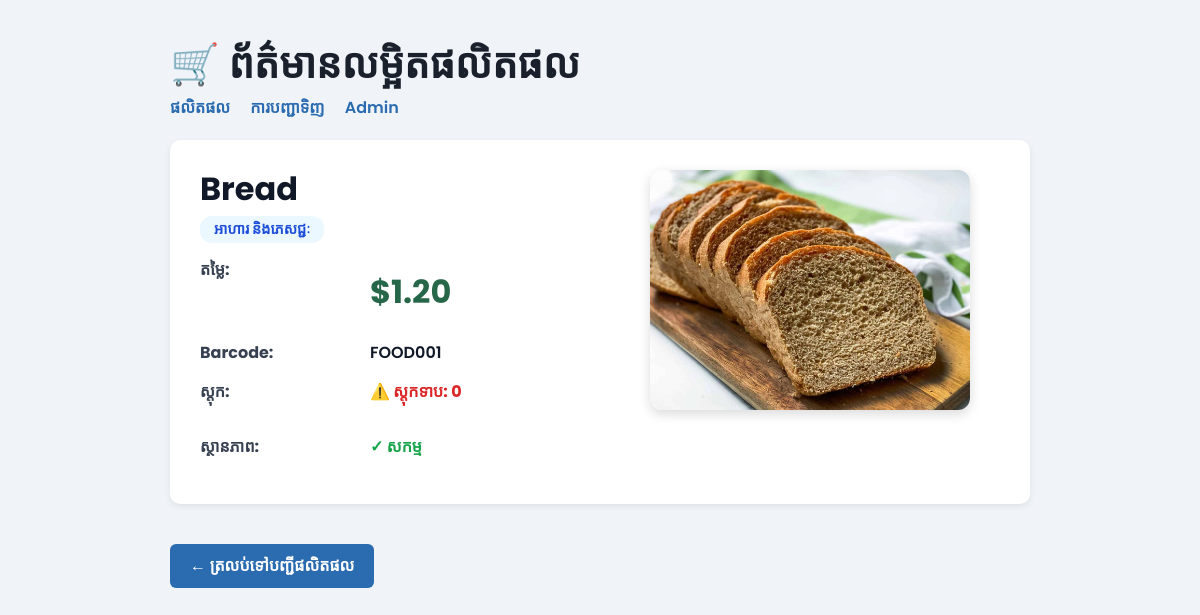
Screenshot of /sales/products/7/ (signed in) with the database file from the repository.
### sales/models.py (models this page shows, shortened)
class Product(models.Model):
    CATEGORY_CHOICES = [
        ('food',        'អាហារ និងភេសជ្ជៈ'),
        ('electronics', 'អេឡិចត្រូនិក'),
        ('clothing',    'សម្លៀកបំពាក់'),
        ('household',   'គ្រឿងសង្ហារឹម'),
        ('other',       'ផ្សេងៗ'),
    ]
    name       = models.CharField(max_length=200)
    category   = models.CharField(max_length=20, choices=CATEGORY_CHOICES)
    price      = models.DecimalField(max_digits=8, decimal_places=2)
    stock      = models.PositiveIntegerField(default=0)
    barcode    = models.CharField(max_length=50, unique=True, blank=True)
    image      = models.ImageField(
        upload_to='products/',
        blank=True,
        null=True
    )
    is_active  = models.BooleanField(default=True)
    class Meta:
        ordering = ['name']

### sales/views.py (the view)
# urls.py: path('products/<int:pk>/',     views.product_detail, name='product_detail'),
@login_required
def product_detail(request, pk):
    product = get_object_or_404(Product, pk=pk)
    return render(request, 'sales/product_detail.html', {'product': product})

### sales/templates/sales/product_detail.html (shortened to what this page needs)
<link href="https://cdn.jsdelivr.net/npm/bootstrap@5.3.3/dist/css/bootstrap.min.css" rel="stylesheet">
<!DOCTYPE html>
<html lang="km">
<head>
</head>
<body>
<h1>🛒 ព័ត៌មានលម្អិតផលិតផល</h1>
<nav>
    <a href="/sales/products/">ផលិតផល</a>
    <a href="/sales/orders/">ការបញ្ជាទិញ</a>
    <a href="/admin/">Admin</a>
</nav>
<div class="detail-card">
    <div class="left">
        <h2>{{ product.name }}</h2>
        <span class="badge">{{ product.get_category_display }}</span>
        <div class="info-row">
            <div class="info-label">តម្លៃ:</div>
            <div class="info-value">
                <p class="price">${{ product.price }}</p>
            </div>
        </div>
        {% if product.barcode %}
        <div class="info-row">
            <div class="info-label">Barcode:</div>
            <div class="info-value">{{ product.barcode }}</div>
        </div>
        {% endif %}
        <div class="info-row">
            <div class="info-label">ស្តុក:</div>
            <div class="info-value">
                {% if product.stock <= 5 %}
                    <p class="low">⚠️ ស្តុកទាប: {{ product.stock }}</p>
                {% else %}
                    <p class="stock">{{ product.stock }} ឯកតា</p>
                {% endif %}
            </div>
        </div>
        <div class="info-row">
            <div class="info-label">ស្ថានភាព:</div>
            <div class="info-value">
                {% if product.is_active %}
                    <span style="color:#16a34a;font-weight:700;">✓ សកម្ម</span>
                {% else %}
                    <span style="color:#dc2626;font-weight:700;">✗ អសកម្ម</span>
                {% endif %}
            </div>
        </div>
    </div>
    <div class="right">
        {% if product.image %}
            <img class="product-img"
                 src="{{ product.image.url }}"
                 alt="{{ product.name }}"
                 onclick="openLightbox(this)">
        {% else %}
            <div class="no-image">No Image</div>
        {% endif %}
    </div>
</div>
<a href="/sales/products/" class="back-link">← ត្រលប់ទៅបញ្ជីផលិតផល</a>
</body>
</html>

### sales/templates/sales/product_detail.html (style rules this page uses)
body { font-family: 'Poppins', sans-serif; max-width: 900px; margin: 40px auto; padding: 0 20px; background: #f0f4f8; font-weight: 500; }
h1 { color: #1a202c; font-weight: 700; }
h2 { font-weight: 700; color: #111827; }
nav a { margin-right: 16px; color: #2b6cb0; font-weight: 600; text-decoration: none; }
.detail-card { background: white; border-radius: 10px; padding: 30px; margin: 20px 0; box-shadow: 0 2px 6px rgba(0,0,0,0.08); display: flex; gap: 40px; align-items: flex-start; }
.left { flex: 1; }
.right { flex: 1; display: flex; justify-content: center; align-items: center; }
.product-img { max-width: 320px; border-radius: 12px; box-shadow: 0 4px 12px rgba(0,0,0,0.15); transition: transform 0.3s ease; cursor: zoom-in; }
.badge { display: inline-block; padding: 6px 14px; border-radius: 12px; font-size: 0.9em; background: #ebf8ff; color: #1d4ed8; font-weight: 700; }
.price { font-size: 2em; font-weight: 700; color: #276749; margin: 10px 0; }
.low { color: #dc2626; font-weight: 700; }
.info-row { margin: 15px 0; display: flex; gap: 20px; }
.info-label { font-weight: 700; color: #374151; min-width: 150px; }
.info-value { color: #111827; font-weight: 600; }
.back-link { display: inline-block; margin: 20px 0; padding: 10px 20px; background: #2b6cb0; color: white; text-decoration: none; border-radius: 6px; font-weight: 600; }

### rows the page displays
Product: name "Bread", category "អាហារ និងភេសជ្ជៈ", price "1.20", barcode "FOOD001", stock "0", image (picture)
